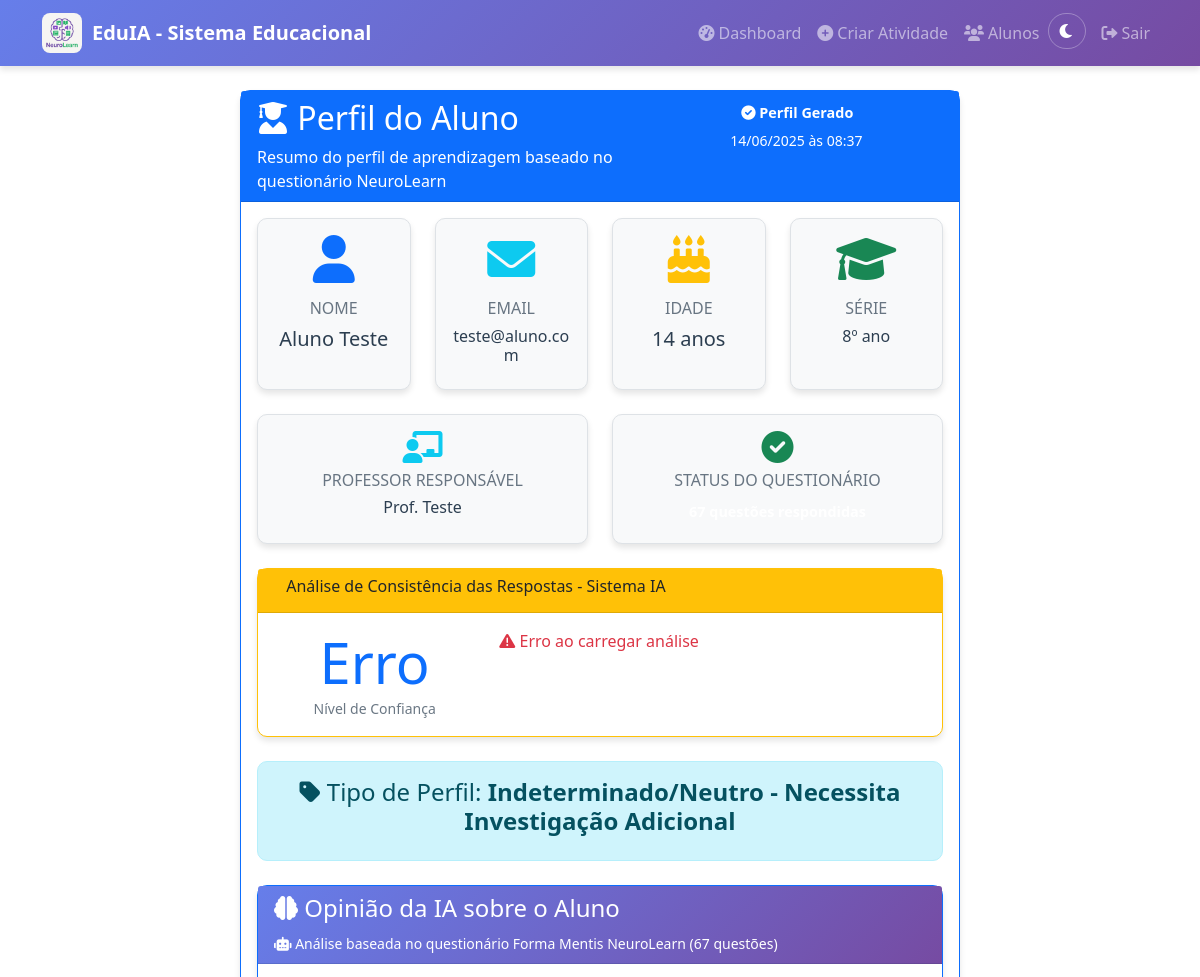
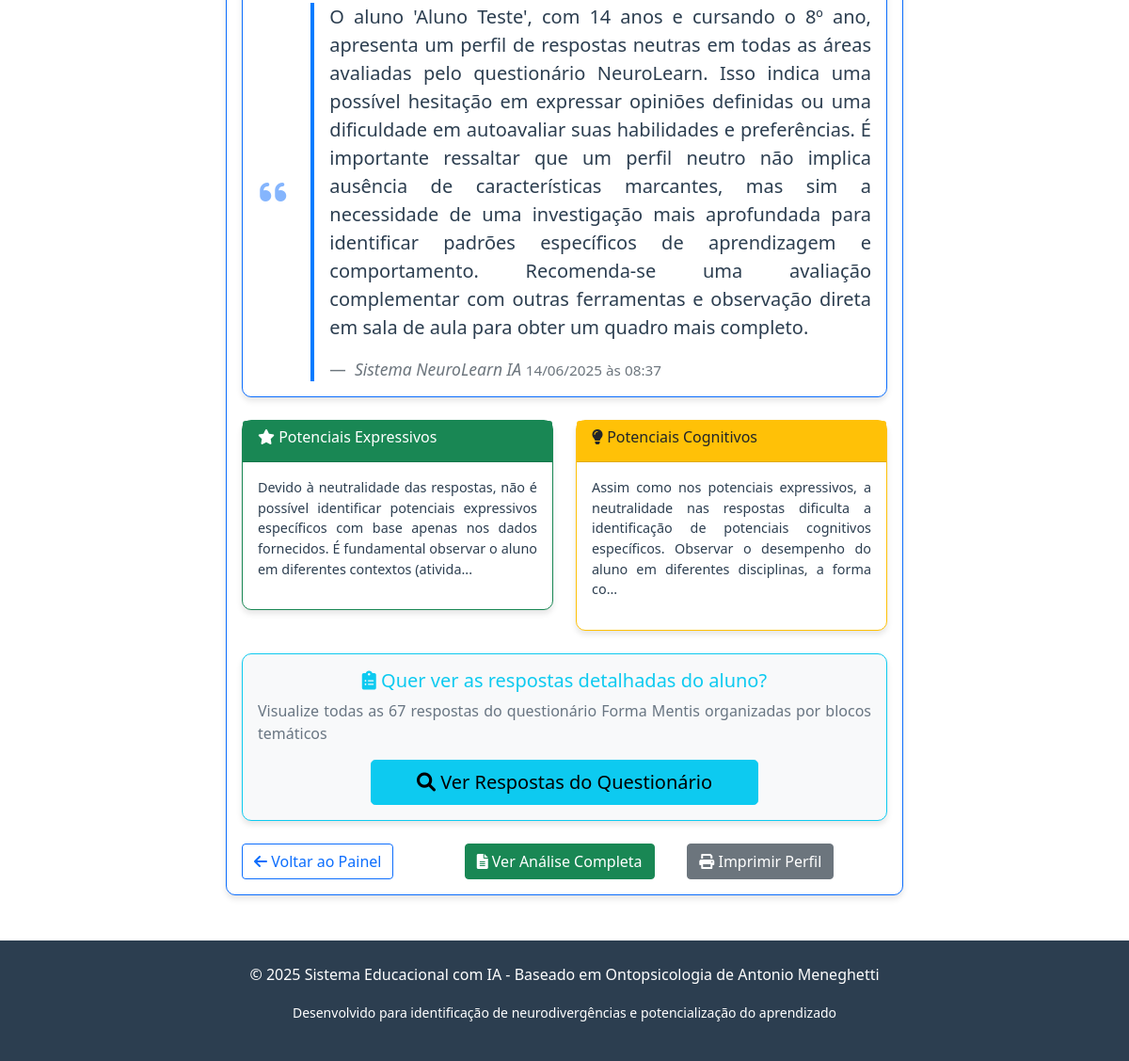
The app's page /perfil-aluno/3 (signed in) with its own data (2 pictures, top to bottom).
### app.py (models this page shows)
class PerfilAprendizagem(db.Model):
    id = db.Column(db.Integer, primary_key=True)
    aluno_id = db.Column(db.Integer, db.ForeignKey('aluno.id'), nullable=False, unique=True)
    perfil_geral = db.Column(db.Text)
    potenciais_expressivos = db.Column(db.Text)
    potenciais_cognitivos = db.Column(db.Text)
    indicios_neurodivergencias = db.Column(db.Text)
    recomendacoes_professores = db.Column(db.Text)
    reforco_motivacional = db.Column(db.Text)
    tipo_perfil = db.Column(db.String(100))  # para filtros do professor
    data_geracao = db.Column(db.DateTime, default=datetime.utcnow)
    aluno = db.relationship('Aluno', backref=db.backref('perfil_aprendizagem', uselist=False))

class Usuario(db.Model):
    id = db.Column(db.Integer, primary_key=True)
    nome = db.Column(db.String(100), nullable=False)
    email = db.Column(db.String(100), unique=True, nullable=False)
    senha_hash = db.Column(db.String(100), nullable=False)
    tipo = db.Column(db.String(20), nullable=False)  # 'professor' ou 'aluno'
    data_criacao = db.Column(db.DateTime, default=datetime.utcnow)

class Aluno(db.Model):
    id = db.Column(db.Integer, primary_key=True)
    usuario_id = db.Column(db.Integer, db.ForeignKey('usuario.id'), nullable=False)
    email_escola = db.Column(db.String(100))  # ID da escola ou email escolar
    serie_ano = db.Column(db.String(20), nullable=False)
    professor_responsavel = db.Column(db.String(100), nullable=False)
    idade = db.Column(db.Integer, nullable=False)
    questionario_completo = db.Column(db.Boolean, default=False)
    perfil_gerado = db.Column(db.Boolean, default=False)
    observacoes = db.Column(db.Text)
    usuario = db.relationship('Usuario', backref=db.backref('aluno_perfil', uselist=False))

### app.py (the view)
@app.route('/perfil-aluno/<int:aluno_id>')
def perfil_aluno_simples(aluno_id):
    if 'usuario_id' not in session or session['tipo'] != 'professor':
        return redirect(url_for('login'))
    aluno = Aluno.query.get_or_404(aluno_id)
    perfil = PerfilAprendizagem.query.filter_by(aluno_id=aluno_id).first()
    return render_template('perfil_aluno_simples.html', aluno=aluno, perfil=perfil)

### templates/perfil_aluno_simples.html (shortened to what this page needs)
{% extends "base.html" %}
{% block content %}
<div class="container-fluid">
    <div class="row">
        <div class="col-lg-8 mx-auto">
            <div class="card border-primary">
                <div class="card-header bg-primary text-white">
                    <div class="row">
                        <div class="col-md-8">
                            <h2><i class="fas fa-user-graduate"></i> Perfil do Aluno</h2>
                            <p class="mb-0">Resumo do perfil de aprendizagem baseado no questionário NeuroLearn</p>
                        </div>
                        <div class="col-md-4 text-right">
                            {% if perfil %}
                            <span class="badge badge-success badge-lg">
                                <i class="fas fa-check-circle"></i> Perfil Gerado
                            </span><br>
                            <small>{{ perfil.data_geracao.strftime('%d/%m/%Y às %H:%M') }}</small>
                            {% else %}
                            <span class="badge badge-warning badge-lg">
                                <i class="fas fa-clock"></i> Perfil Pendente
                            </span>
                            {% endif %}
                        </div>
                    </div>
                </div>
                <div class="card-body">
                    <div class="row mb-4">
                        <div class="col-md-3">
                            <div class="card bg-light h-100">
                                <div class="card-body text-center">
                                    <i class="fas fa-user fa-3x text-primary mb-3"></i>
                                    <h6 class="text-muted">NOME</h6>
                                    <h5>{{ aluno.usuario.nome }}</h5>
                                </div>
                            </div>
                        </div>
                        <div class="col-md-3">
                            <div class="card bg-light h-100">
                                <div class="card-body text-center">
                                    <i class="fas fa-envelope fa-3x text-info mb-3"></i>
                                    <h6 class="text-muted">EMAIL</h6>
                                    <h6>{{ aluno.usuario.email }}</h6>
                                </div>
                            </div>
                        </div>
                        <div class="col-md-3">
                            <div class="card bg-light h-100">
                                <div class="card-body text-center">
                                    <i class="fas fa-birthday-cake fa-3x text-warning mb-3"></i>
                                    <h6 class="text-muted">IDADE</h6>
                                    <h5>{{ aluno.idade }} anos</h5>
                                </div>
                            </div>
                        </div>
                        <div class="col-md-3">
                            <div class="card bg-light h-100">
                                <div class="card-body text-center">
                                    <i class="fas fa-graduation-cap fa-3x text-success mb-3"></i>
                                    <h6 class="text-muted">SÉRIE</h6>
                                    <h6>{{ aluno.serie_ano }}</h6>
                                </div>
                            </div>
                        </div>
                    </div>
                    <div class="row mb-4">
                        <div class="col-md-6">
                            <div class="card bg-light h-100">
                                <div class="card-body text-center">
                                    <i class="fas fa-chalkboard-teacher fa-2x text-info mb-2"></i>
                                    <h6 class="text-muted">PROFESSOR RESPONSÁVEL</h6>
                                    <h6>{{ aluno.professor_responsavel }}</h6>
                                </div>
                            </div>
                        </div>
                        <div class="col-md-6">
                            <div class="card bg-light h-100">
                                <div class="card-body text-center">
                                    {% if aluno.questionario_completo %}
                                    <i class="fas fa-check-circle fa-2x text-success mb-2"></i>
                                    <h6 class="text-muted">STATUS DO QUESTIONÁRIO</h6>
                                    <span class="badge badge-success badge-lg">67 questões respondidas</span>
                                    {% else %}
                                    <i class="fas fa-clock fa-2x text-warning mb-2"></i>
                                    <h6 class="text-muted">STATUS DO QUESTIONÁRIO</h6>
                                    <span class="badge badge-warning badge-lg">Pendente</span>
                                    {% endif %}
                                </div>
                            </div>
                        </div>
                    </div>
                    {% if perfil %}
                    <div class="row mb-4">
                        <div class="col-md-12">
                            <div class="card border-warning" id="analise-consistencia">
                                <div class="card-header bg-warning text-dark">
                                    <h6> Análise de Consistência das Respostas - Sistema IA</h6>
                                </div>
                                <div class="card-body">
                                    <div class="row">
                                        <div class="col-md-4">
                                            <div class="text-center">
                                                <div class="display-4 text-primary" id="nivel-confianca">--%</div>
                                                <small class="text-muted">Nível de Confiança</small>
                                            </div>
                                        </div>
                                        <div class="col-md-8">
                                            <div id="detalhes-consistencia">
                                            </div>
                                        </div>
                                    </div>
                                </div>
                            </div>
                        </div>
                    </div>
                    {% if perfil.tipo_perfil %}
                    <div class="alert alert-info text-center mb-4">
                        <h4><i class="fas fa-tag"></i> Tipo de Perfil: <strong>{{ perfil.tipo_perfil }}</strong></h4>
                    </div>
                    {% endif %}
                    <div class="card mb-4 border-primary">
                        <div class="card-header bg-gradient text-white" style="background: linear-gradient(135deg, #667eea 0%, #764ba2 100%);">
                            <h4><i class="fas fa-brain mr-2"></i> Opinião da IA sobre o Aluno</h4>
                            <small><i class="fas fa-robot mr-1"></i> Análise baseada no questionário Forma Mentis NeuroLearn (67 questões)</small>
                        </div>
                        <div class="card-body">
                            <div class="row">
                                <div class="col-md-1 d-flex align-items-center justify-content-center">
                                    <i class="fas fa-quote-left fa-2x text-primary opacity-50"></i>
                                </div>
                                <div class="col-md-11">
                                    <blockquote class="blockquote mb-0">
                                        <p class="lead font-italic text-justify">{{ perfil.perfil_geral }}</p>
                                        <footer class="blockquote-footer mt-3">
                                            <cite title="Sistema NeuroLearn">Sistema NeuroLearn IA</cite>
                                            <small class="ml-2">{{ perfil.data_geracao.strftime('%d/%m/%Y às %H:%M') }}</small>
                                        </footer>
                                    </blockquote>
                                </div>
                            </div>
                        </div>
                    </div>
                    <div class="row mb-4">
                        <div class="col-md-6">
                            <div class="card border-success">
                                <div class="card-header bg-success text-white">
                                    <h6><i class="fas fa-star"></i> Potenciais Expressivos</h6>
                                </div>
                                <div class="card-body">
                                    <p class="text-small">{{ perfil.potenciais_expressivos[:200] }}{% if perfil.potenciais_expressivos|length > 200 %}...{% endif %}</p>
                                </div>
                            </div>
                        </div>
                        <div class="col-md-6">
                            <div class="card border-warning">
                                <div class="card-header bg-warning text-dark">
                                    <h6><i class="fas fa-lightbulb"></i> Potenciais Cognitivos</h6>
                                </div>
                                <div class="card-body">
                                    <p class="text-small">{{ perfil.potenciais_cognitivos[:200] }}{% if perfil.potenciais_cognitivos|length > 200 %}...{% endif %}</p>
                                </div>
                            </div>
                        </div>
                    </div>
                    {% endif %}
                    {% if perfil %}
                    <div class="row mb-4">
                        <div class="col-md-12">
                            <div class="card border-info bg-light">
                                <div class="card-body text-center py-3">
                                    <h5 class="text-info mb-2">
                                        <i class="fas fa-clipboard-list mr-2"></i>
                                        Quer ver as respostas detalhadas do aluno?
                                    </h5>
                                    <p class="text-muted mb-3">Visualize todas as 67 respostas do questionário Forma Mentis organizadas por blocos temáticos</p>
                                    <a href="{{ url_for('ver_respostas_questionario', aluno_id=aluno.id) }}" class="btn btn-info btn-lg px-5">
                                        <i class="fas fa-search mr-2"></i> Ver Respostas do Questionário
                                    </a>
                                </div>
                            </div>
                        </div>
                    </div>
                    {% endif %}
                    <div class="row mt-4">
                        <div class="col-md-4">
                            <a href="{{ url_for('painel_professor') }}" class="btn btn-outline-primary btn-block">
                                <i class="fas fa-arrow-left"></i> Voltar ao Painel
                            </a>
                        </div>
                        {% if perfil %}
                        <div class="col-md-4">
                            <a href="{{ url_for('visualizar_perfil', aluno_id=aluno.id) }}" class="btn btn-success btn-block">
                                <i class="fas fa-file-alt"></i> Ver Análise Completa
                            </a>
                        </div>
                        <div class="col-md-4">
                            <button class="btn btn-secondary btn-block" onclick="window.print()">
                                <i class="fas fa-print"></i> Imprimir Perfil
                            </button>
                        </div>
                        {% endif %}
                    </div>
                </div>
            </div>
        </div>
    </div>
</div>
{% endblock %}

### templates/base.html (style rules this page uses)
:root { --primary-color: #667eea; --secondary-color: #764ba2; --accent-color: #ffecd2; --text-color: #2c3e50; --bg-color: #ffffff; --card-bg: #ffffff; --navbar-bg: linear-gradient(135deg, #667eea 0%, #764ba2 100%); --footer-bg: #2c3e50; --border-color: #dee2e6; --shadow: 0 4px 6px rgba(0, 0, 0, 0.1); }
body { background-color: var(--bg-color); color: var(--text-color); transition: background-color 0.3s ease, color 0.3s ease; }
.card { background-color: var(--card-bg); border: 1px solid var(--border-color); box-shadow: var(--shadow); border-radius: 10px; transition: all 0.3s ease; }
.text-muted { color: var(--text-color) !important; opacity: 0.7; }
.alert { border-radius: 10px; }
.badge { font-size: 0.75em; padding: 0.5em 0.75em; }
.font-normal { font-size: 1rem; }

### templates/perfil_aluno_simples.html (style rules this page uses)
.badge-lg { font-size: 0.9em; padding: 0.5em 0.75em; }
.text-small { font-size: 0.9em; }
.card-body p { text-align: justify; }
.opacity-50 { opacity: 0.5; }
.bg-gradient { background: linear-gradient(135deg, #667eea 0%, #764ba2 100%) !important; }
.blockquote { border-left: 4px solid #007bff; padding-left: 1rem; }

### records on screen
PerfilAprendizagem: data_geracao "14/06/2025 às 08:37", tipo_perfil "Indeterminado/Neutro - Necessita Investigação Adicional", perfil_geral "O aluno 'Aluno Teste', com 14 anos e cursando o 8º ano, apresenta um perfil de respostas neutras em todas as áreas avaliadas pelo questionário NeuroLearn. Isso indica uma possível hesitação em expressar opiniões definidas ou uma dificuldade em autoavaliar suas habilidades e preferências. É importante ressaltar que um perfil neutro não implica ausência de características marcantes, mas sim a necessidade de uma investigação mais aprofundada para identificar padrões específicos de aprendizagem e comportamento. Recomenda-se uma avaliação complementar com outras ferramentas e observação direta em sala de aula para obter um quadro mais completo.", potenciais_expressivos "Devido à neutralidade das respostas, não é possível identificar potenciais expressivos específicos com base apenas nos dados fornecidos. É fundamental observar o aluno em diferentes contextos (ativida", potenciais_cognitivos "Assim como nos potenciais expressivos, a neutralidade nas respostas dificulta a identificação de potenciais cognitivos específicos. Observar o desempenho do aluno em diferentes disciplinas, a forma co"
Usuario: usuario.nome "Aluno Teste", usuario.email "teste@aluno.com"
Aluno: idade "14", serie_ano "8º ano", professor_responsavel "Prof. Teste"
